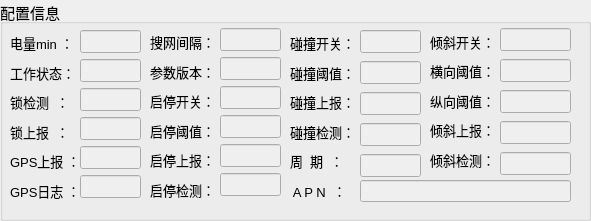
   <widget class="QGroupBox" name="groupBox_2">
    <property name="geometry">
     <rect>
      <x>210</x>
      <y>10</y>
      <width>591</width>
      <height>221</height>
     </rect>
    </property>
    <property name="font">
     <font>
      <pointsize>11</pointsize>
     </font>
    </property>
    <property name="title">
     <string>配置信息</string>
    </property>
    <widget class="QLineEdit" name="apn">
     <property name="enabled">
      <bool>false</bool>
     </property>
     <property name="geometry">
      <rect>
       <x>360</x>
       <y>180</y>
       <width>211</width>
       <height>22</height>
      </rect>
     </property>
     <property name="font">
      <font>
       <pointsize>10</pointsize>
      </font>
     </property>
     <property name="styleSheet">
      <string notr="true">color:rgb(0, 0, 0)</string>
     </property>
    </widget>
    <widget class="QWidget" name="layoutWidget">
     <property name="geometry">
      <rect>
       <x>10</x>
       <y>31</y>
       <width>69</width>
       <height>171</height>
      </rect>
     </property>
     <layout class="QVBoxLayout" name="verticalLayout">
      <item>
       <widget class="QLabel" name="label_14">
        <property name="font">
         <font>
          <pointsize>10</pointsize>
         </font>
        </property>
        <property name="text">
         <string>电量min ：</string>
        </property>
       </widget>
      </item>
      <item>
       <widget class="QLabel" name="label_15">
        <property name="font">
         <font>
          <pointsize>10</pointsize>
         </font>
        </property>
        <property name="text">
         <string>工作状态：</string>
        </property>
       </widget>
      </item>
      <item>
       <widget class="QLabel" name="label_16">
        <property name="font">
         <font>
          <pointsize>10</pointsize>
         </font>
        </property>
        <property name="text">
         <string>锁检测  ：</string>
        </property>
       </widget>
      </item>
      <item>
       <widget class="QLabel" name="label_17">
        <property name="font">
         <font>
          <pointsize>10</pointsize>
         </font>
        </property>
        <property name="text">
         <string>锁上报  ：</string>
        </property>
       </widget>
      </item>
      <item>
       <widget class="QLabel" name="label_19">
        <property name="font">
         <font>
          <pointsize>10</pointsize>
         </font>
        </property>
        <property name="text">
         <string>GPS上报 ：</string>
        </property>
       </widget>
      </item>
      <item>
       <widget class="QLabel" name="label_20">
        <property name="font">
         <font>
          <pointsize>10</pointsize>
         </font>
        </property>
        <property name="text">
         <string>GPS日志 ：</string>
        </property>
       </widget>
      </item>
     </layout>
    </widget>
    <widget class="QWidget" name="layoutWidget">
     <property name="geometry">
      <rect>
       <x>150</x>
       <y>30</y>
       <width>67</width>
       <height>171</height>
      </rect>
     </property>
     <layout class="QVBoxLayout" name="verticalLayout_2">
      <item>
       <widget class="QLabel" name="label_21">
        <property name="font">
         <font>
          <pointsize>10</pointsize>
         </font>
        </property>
        <property name="text">
         <string>搜网间隔：</string>
        </property>
       </widget>
      </item>
      <item>
       <widget class="QLabel" name="label_22">
        <property name="font">
         <font>
          <pointsize>10</pointsize>
         </font>
        </property>
        <property name="text">
         <string>参数版本：</string>
        </property>
       </widget>
      </item>
      <item>
       <widget class="QLabel" name="label_34">
        <property name="font">
         <font>
          <pointsize>10</pointsize>
         </font>
        </property>
        <property name="text">
         <string>启停开关：</string>
        </property>
       </widget>
      </item>
      <item>
       <widget class="QLabel" name="label_35">
        <property name="font">
         <font>
          <pointsize>10</pointsize>
         </font>
        </property>
        <property name="text">
         <string>启停阈值：</string>
        </property>
       </widget>
      </item>
      <item>
       <widget class="QLabel" name="label_36">
        <property name="font">
         <font>
          <pointsize>10</pointsize>
         </font>
        </property>
        <property name="text">
         <string>启停上报：</string>
        </property>
       </widget>
      </item>
      <item>
       <widget class="QLabel" name="label_37">
        <property name="font">
         <font>
          <pointsize>10</pointsize>
         </font>
        </property>
        <property name="text">
         <string>启停检测：</string>
        </property>
       </widget>
      </item>
     </layout>
    </widget>
    <widget class="QWidget" name="layoutWidget">
     <property name="geometry">
      <rect>
       <x>430</x>
       <y>30</y>
       <width>67</width>
       <height>141</height>
      </rect>
     </property>
     <layout class="QVBoxLayout" name="verticalLayout_4">
      <item>
       <widget class="QLabel" name="label_78">
        <property name="font">
         <font>
          <pointsize>10</pointsize>
         </font>
        </property>
        <property name="text">
         <string>倾斜开关：</string>
        </property>
       </widget>
      </item>
      <item>
       <widget class="QLabel" name="label_80">
        <property name="font">
         <font>
          <pointsize>10</pointsize>
         </font>
        </property>
        <property name="text">
         <string>横向阈值：</string>
        </property>
       </widget>
      </item>
      <item>
       <widget class="QLabel" name="label_79">
        <property name="font">
         <font>
          <pointsize>10</pointsize>
         </font>
        </property>
        <property name="text">
         <string>纵向阈值：</string>
        </property>
       </widget>
      </item>
      <item>
       <widget class="QLabel" name="label_77">
        <property name="font">
         <font>
          <pointsize>10</pointsize>
         </font>
        </property>
        <property name="text">
         <string>倾斜上报：</string>
        </property>
       </widget>
      </item>
      <item>
       <widget class="QLabel" name="label_76">
        <property name="font">
         <font>
          <pointsize>10</pointsize>
         </font>
        </property>
        <property name="text">
         <string>倾斜检测：</string>
        </property>
       </widget>
      </item>
     </layout>
    </widget>
    <widget class="QWidget" name="layoutWidget">
     <property name="geometry">
      <rect>
       <x>80</x>
       <y>30</y>
       <width>61</width>
       <height>171</height>
      </rect>
     </property>
     <layout class="QVBoxLayout" name="verticalLayout_5">
      <item>
       <widget class="QLineEdit" name="b_m">
        <property name="enabled">
         <bool>false</bool>
        </property>
        <property name="font">
         <font>
          <pointsize>10</pointsize>
         </font>
        </property>
        <property name="styleSheet">
         <string notr="true">color:rgb(0, 0, 0)</string>
        </property>
       </widget>
      </item>
      <item>
       <widget class="QLineEdit" name="w_s">
        <property name="enabled">
         <bool>false</bool>
        </property>
        <property name="font">
         <font>
          <pointsize>10</pointsize>
         </font>
        </property>
        <property name="styleSheet">
         <string notr="true">color:rgb(0, 0, 0)</string>
        </property>
       </widget>
      </item>
      <item>
       <widget class="QLineEdit" name="l_d">
        <property name="enabled">
         <bool>false</bool>
        </property>
        <property name="font">
         <font>
          <pointsize>10</pointsize>
         </font>
        </property>
        <property name="styleSheet">
         <string notr="true">color:rgb(0, 0, 0)</string>
        </property>
       </widget>
      </item>
      <item>
       <widget class="QLineEdit" name="l_r">
        <property name="enabled">
         <bool>false</bool>
        </property>
        <property name="font">
         <font>
          <pointsize>10</pointsize>
         </font>
        </property>
        <property name="styleSheet">
         <string notr="true">color:rgb(0, 0, 0)</string>
        </property>
       </widget>
      </item>
      <item>
       <widget class="QLineEdit" name="g_i">
        <property name="enabled">
         <bool>false</bool>
        </property>
        <property name="font">
         <font>
          <pointsize>10</pointsize>
         </font>
        </property>
        <property name="styleSheet">
         <string notr="true">color:rgb(0, 0, 0)</string>
        </property>
       </widget>
      </item>
      <item>
       <widget class="QLineEdit" name="l_g">
        <property name="enabled">
         <bool>false</bool>
        </property>
        <property name="font">
         <font>
          <pointsize>10</pointsize>
         </font>
        </property>
        <property name="styleSheet">
         <string notr="true">color:rgb(0, 0, 0)</string>
        </property>
       </widget>
      </item>
     </layout>
    </widget>
    <widget class="QWidget" name="layoutWidget">
     <property name="geometry">
      <rect>
       <x>220</x>
       <y>28</y>
       <width>61</width>
       <height>171</height>
      </rect>
     </property>
     <layout class="QVBoxLayout" name="verticalLayout_6">
      <item>
       <widget class="QLineEdit" name="s_t">
        <property name="enabled">
         <bool>false</bool>
        </property>
        <property name="font">
         <font>
          <pointsize>10</pointsize>
         </font>
        </property>
        <property name="styleSheet">
         <string notr="true">color:rgb(0, 0, 0)</string>
        </property>
       </widget>
      </item>
      <item>
       <widget class="QLineEdit" name="e_d">
        <property name="enabled">
         <bool>false</bool>
        </property>
        <property name="font">
         <font>
          <pointsize>10</pointsize>
         </font>
        </property>
        <property name="styleSheet">
         <string notr="true">color:rgb(0, 0, 0)</string>
        </property>
       </widget>
      </item>
      <item>
       <widget class="QLineEdit" name="s_s">
        <property name="enabled">
         <bool>false</bool>
        </property>
        <property name="font">
         <font>
          <pointsize>10</pointsize>
         </font>
        </property>
        <property name="styleSheet">
         <string notr="true">color:rgb(0, 0, 0)</string>
        </property>
       </widget>
      </item>
      <item>
       <widget class="QLineEdit" name="s_o">
        <property name="enabled">
         <bool>false</bool>
        </property>
        <property name="font">
         <font>
          <pointsize>10</pointsize>
         </font>
        </property>
        <property name="styleSheet">
         <string notr="true">color:rgb(0, 0, 0)</string>
        </property>
       </widget>
      </item>
      <item>
       <widget class="QLineEdit" name="s_r">
        <property name="enabled">
         <bool>false</bool>
        </property>
        <property name="font">
         <font>
          <pointsize>10</pointsize>
         </font>
        </property>
        <property name="styleSheet">
         <string notr="true">color:rgb(0, 0, 0)</string>
        </property>
       </widget>
      </item>
      <item>
       <widget class="QLineEdit" name="s_d">
        <property name="enabled">
         <bool>false</bool>
        </property>
        <property name="font">
         <font>
          <pointsize>10</pointsize>
         </font>
        </property>
        <property name="styleSheet">
         <string notr="true">color:rgb(0, 0, 0)</string>
        </property>
       </widget>
      </item>
     </layout>
    </widget>
    <widget class="QWidget" name="layoutWidget">
     <property name="geometry">
      <rect>
       <x>360</x>
       <y>28</y>
       <width>61</width>
       <height>151</height>
      </rect>
     </property>
     <layout class="QVBoxLayout" name="verticalLayout_7">
      <item>
       <widget class="QLineEdit" name="c_s">
        <property name="enabled">
         <bool>false</bool>
        </property>
        <property name="font">
         <font>
          <pointsize>10</pointsize>
         </font>
        </property>
        <property name="styleSheet">
         <string notr="true">color:rgb(0, 0, 0)</string>
        </property>
       </widget>
      </item>
      <item>
       <widget class="QLineEdit" name="c_o">
        <property name="enabled">
         <bool>false</bool>
        </property>
        <property name="font">
         <font>
          <pointsize>10</pointsize>
         </font>
        </property>
        <property name="styleSheet">
         <string notr="true">color:rgb(0, 0, 0)</string>
        </property>
       </widget>
      </item>
      <item>
       <widget class="QLineEdit" name="c_r">
        <property name="enabled">
         <bool>false</bool>
        </property>
        <property name="font">
         <font>
          <pointsize>10</pointsize>
         </font>
        </property>
        <property name="styleSheet">
         <string notr="true">color:rgb(0, 0, 0)</string>
        </property>
       </widget>
      </item>
      <item>
       <widget class="QLineEdit" name="c_d">
        <property name="enabled">
         <bool>false</bool>
        </property>
        <property name="font">
         <font>
          <pointsize>10</pointsize>
         </font>
        </property>
        <property name="styleSheet">
         <string notr="true">color:rgb(0, 0, 0)</string>
        </property>
       </widget>
      </item>
      <item>
       <widget class="QLineEdit" name="c_b">
        <property name="enabled">
         <bool>false</bool>
        </property>
        <property name="font">
         <font>
          <pointsize>10</pointsize>
         </font>
        </property>
        <property name="styleSheet">
         <string notr="true">color:rgb(0, 0, 0)</string>
        </property>
       </widget>
      </item>
     </layout>
    </widget>
    <widget class="QWidget" name="layoutWidget">
     <property name="geometry">
      <rect>
       <x>500</x>
       <y>26</y>
       <width>71</width>
       <height>151</height>
      </rect>
     </property>
     <layout class="QVBoxLayout" name="verticalLayout_8">
      <item>
       <widget class="QLineEdit" name="t_s">
        <property name="enabled">
         <bool>false</bool>
        </property>
        <property name="font">
         <font>
          <pointsize>10</pointsize>
         </font>
        </property>
        <property name="styleSheet">
         <string notr="true">color:rgb(0, 0, 0)</string>
        </property>
       </widget>
      </item>
      <item>
       <widget class="QLineEdit" name="t_oh">
        <property name="enabled">
         <bool>false</bool>
        </property>
        <property name="font">
         <font>
          <pointsize>10</pointsize>
         </font>
        </property>
        <property name="styleSheet">
         <string notr="true">color:rgb(0, 0, 0)</string>
        </property>
       </widget>
      </item>
      <item>
       <widget class="QLineEdit" name="t_oz">
        <property name="enabled">
         <bool>false</bool>
        </property>
        <property name="font">
         <font>
          <pointsize>10</pointsize>
         </font>
        </property>
        <property name="styleSheet">
         <string notr="true">color:rgb(0, 0, 0)</string>
        </property>
       </widget>
      </item>
      <item>
       <widget class="QLineEdit" name="t_r">
        <property name="enabled">
         <bool>false</bool>
        </property>
        <property name="font">
         <font>
          <pointsize>10</pointsize>
         </font>
        </property>
        <property name="styleSheet">
         <string notr="true">color:rgb(0, 0, 0)</string>
        </property>
       </widget>
      </item>
      <item>
       <widget class="QLineEdit" name="t_d">
        <property name="enabled">
         <bool>false</bool>
        </property>
        <property name="font">
         <font>
          <pointsize>10</pointsize>
         </font>
        </property>
        <property name="styleSheet">
         <string notr="true">color:rgb(0, 0, 0)</string>
        </property>
       </widget>
      </item>
     </layout>
    </widget>
    <widget class="QWidget" name="layoutWidget">
     <property name="geometry">
      <rect>
       <x>290</x>
       <y>31</y>
       <width>71</width>
       <height>171</height>
      </rect>
     </property>
     <layout class="QVBoxLayout" name="verticalLayout_3">
      <item>
       <widget class="QLabel" name="label_40">
        <property name="font">
         <font>
          <pointsize>10</pointsize>
         </font>
        </property>
        <property name="text">
         <string>碰撞开关：</string>
        </property>
       </widget>
      </item>
      <item>
       <widget class="QLabel" name="label_41">
        <property name="font">
         <font>
          <pointsize>10</pointsize>
         </font>
        </property>
        <property name="text">
         <string>碰撞阈值：</string>
        </property>
       </widget>
      </item>
      <item>
       <widget class="QLabel" name="label_44">
        <property name="font">
         <font>
          <pointsize>10</pointsize>
         </font>
        </property>
        <property name="text">
         <string>碰撞上报：</string>
        </property>
       </widget>
      </item>
      <item>
       <widget class="QLabel" name="label_43">
        <property name="font">
         <font>
          <pointsize>10</pointsize>
         </font>
        </property>
        <property name="text">
         <string>碰撞检测：</string>
        </property>
       </widget>
      </item>
      <item>
       <widget class="QLabel" name="label_18">
        <property name="font">
         <font>
          <pointsize>10</pointsize>
         </font>
        </property>
        <property name="text">
         <string>周  期  ：</string>
        </property>
       </widget>
      </item>
      <item>
       <widget class="QLabel" name="label_88">
        <property name="font">
         <font>
          <pointsize>10</pointsize>
         </font>
        </property>
        <property name="text">
         <string> A P N  ：</string>
        </property>
       </widget>
      </item>
     </layout>
    </widget>
   </widget>
